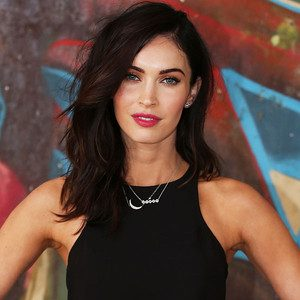
#> input picture tmp/1_.jpg, 300 x 300 px
$ jupyter execute --allow-errors 'ImageSimilarity - Naive.ipynb'   (older library calls are emulated)
#> lines starting #> are read from the running program, lines starting #| are printed output that depends on the picture
[cell 1]
import os
import errno
import shutil
import itertools
import requests
from PIL import Image
from numpy import average, linalg, dot

[cell 2]
def download_file(url, filepath):
    _USER_AGENT = 'Mozilla/5.0 (Windows NT 6.2; Win64; x64) AppleWebKit/537.36 (KHTML, like Gecko) Chrome/32.0.1667.0 Safari/537.36'
    headers = { 'user-agent': _USER_AGENT }
    r = requests.get(url, headers=headers, timeout=60, stream=True)
    with open(filepath, 'wb') as f:
        for chunk in r.iter_content(chunk_size=1024):
            if chunk:
                f.write(chunk)
                f.flush()
    return filepath

[cell 3]
image_urls = [
    'http://celebritydb.net/images/1407162060_59511.jpg',
    'http://celebritydb.net/images/1407162123_18383.jpg',
    'http://images.agoramedia.com/everydayhealth/gcms/celebrity-sleep-disorders-Jennifer-Aniston-pg-full.jpg'
]

#> (the rest of this cell did not finish here and is left out)

[cell 4]
image_count = 1

[cell 5]
def similarity(url):

    global image_count
    path = 'tmp/{0}_.jpg'.format(image_count)
    download_file(url, path)
#> (the call stopped at in download_file, `r = requests.get(url, headers=headers, timeout=60, stream=True)`: the network is not available in this run)
    image_count += 1

    return compare_similarity(path)

def compare_similarity(path):
    largest_similarity = 0.0
    matching_images = ()

    image_comparison_dict = {
        'similarity': largest_similarity,
        'images': []
    }

    for f in os.listdir('images/'):
        if path.split('/')[1] != f and f != '.DS_Store':
            similarity = image_similarity_vectors_via_numpy(path, 'images/' + f)
            if similarity > largest_similarity:
                largest_similarity = similarity
                matching_images = (f, similarity)
                image_comparison_dict = {
                    'similarity': largest_similarity,
                    'images': matching_images
                }

    return image_comparison_dict

def image_similarity_vectors_via_numpy(filepath1, filepath2):

#> called with filepath1 = 'tmp/1_.jpg', filepath2 = 'images/1407162060_59511.jpg'
    image1 = Image.open(filepath1)
#> image1 is the input picture: PIL image 300x300 RGB; mean R, G, B 96.4, 70.8, 60.9
    image2 = Image.open(filepath2)
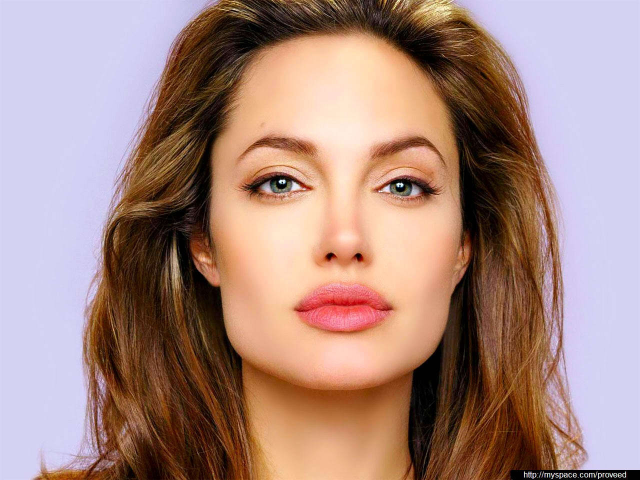
#> input picture images/1407162060_59511.jpg, 1280 x 960 px, found by its file name (shown at 1/2 size)
#> image2 is the input picture: PIL image 1280x960 RGB; mean R, G, B 168.6, 137.6, 129.8

    image1 = get_thumbnail(image1)
#> in get_thumbnail, `image = image.resize(size, Image.ANTIALIAS)`:
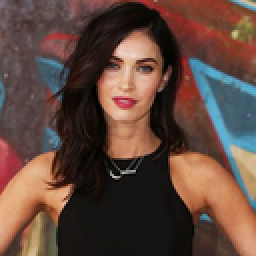
#> image: PIL image 128x128 RGB (shown 2 times larger); mean R, G, B 96.4, 70.8, 61
    image2 = get_thumbnail(image2)
#> call 2 of get_thumbnail, with size = (128, 128), greyscale = False
#> in get_thumbnail (call 2), `image = image.resize(size, Image.ANTIALIAS)`:
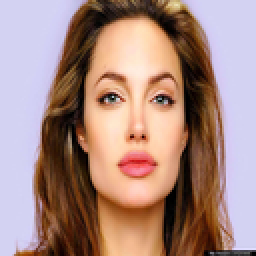
#> image: PIL image 128x128 RGB (shown 2 times larger); mean R, G, B 168.7, 137.6, 129.9

    images = [image1, image2]
    vectors = []
    norms = []
    for image in images:
        vector = []
        for pixel_tuple in image.getdata():
            vector.append(average(pixel_tuple))
        vectors.append(vector)
        norms.append(linalg.norm(vector, 2))
#> this loop made 2 passes
#> after the loop, norms = [11745.2, 21047.4]; vectors = 2 items
    a, b = vectors
#> a = 16384 values, max 216 at index 3650, min 0 at index 6222, mean 76.08; b = 16384 values, max 238.3 at index 4677, min 0 at index 5289, mean 145.4
    a_norm, b_norm = norms
#> a_norm = 11745.2; b_norm = 21047.4
    # If we did not resize the images to be equal, we would get an error here
    # ValueError: matrices are not aligned
    res = dot(a / a_norm, b / b_norm)
#> res = 0.813
    return res

def get_thumbnail(image, size=(128,128), greyscale=False):
    #get a smaller version of the image - makes comparison much faster/easier
    image = image.resize(size, Image.ANTIALIAS)
    if greyscale:
        #convert image to greyscale
        image = image.convert('L')
    return image

[cell 6]
similarity('http://www.eonline.com/resize/300/300/www.eonline.com/eol_images/Entire_Site/201488/rs_300x300-140908133055-600-megan-fox-turtles-sydney.ls.98114.jpg')
#> in compare_similarity, `matching_images = (f, similarity)`: matching_images = ('1407162060_59511.jpg', 0.813)
#> in compare_similarity, `image_comparison_dict = { 'similarity': largest_similarity, 'images': ..`: image_comparison_dict = {'similarity': 0.813, 'images': ('1407162060_59511.jpg', 0.813)}
